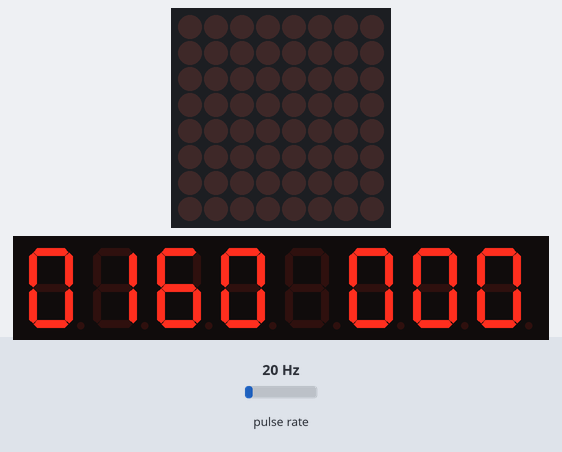
A sketch run on a simulated Arduino Uno, built with avr-gcc and run on an emulated ATmega328P. Parts: 8×8 LED matrix, 8-digit seven-segment display. Wiring (inferred from the names in the program): pulse sensor: data pin 2. Inputs (shaded band) come from the test bench; at power-on: pulse rate 20 Hz.

Above: at 4.2 s.
4.3 s: pulse rate (sensor on pin 2) set to 4 Hz
At 5.6 s:
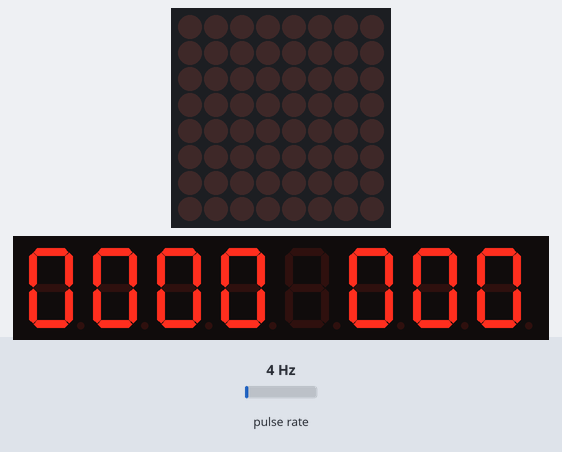
6.0 s: pulse rate (sensor on pin 2) set to 50 Hz
At 7.15 s:
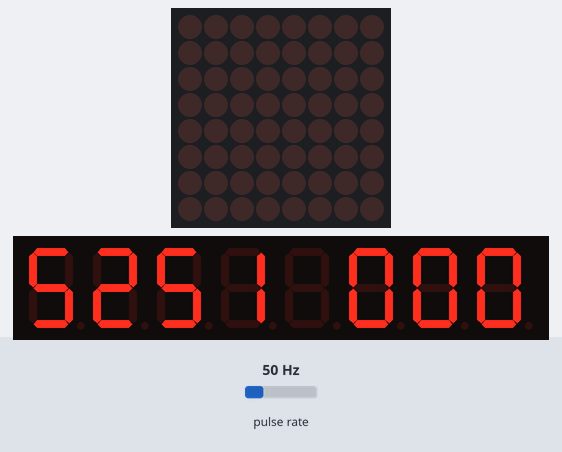
7.5 s: pulse rate (sensor on pin 2) set to 100 Hz
At 7.78 s:
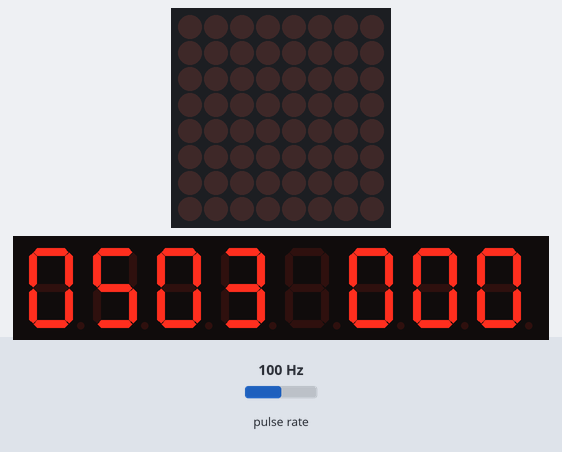
Timing chart, 0 to 10.5 s (numbered marks = the images above; inputs shaded):
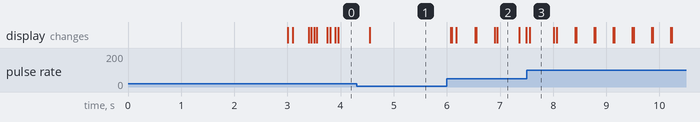

The sketch:

rpm_only.ino
```cpp
#include <LedControl.h>

// inputs: DIN pin, CLK pin, LOAD pin. number of chips
LedControl mydisplay = LedControl(12, 10, 11, 1);

//RPM--------------------------------------------------------------
//Configuration for the Tachometer variables
const int sensorPin = 2;
const int sensorInterrupt = 0;
volatile unsigned long lastPulseTime;
volatile unsigned long interval = 0;
//volatile int timeoutCounter;

int rpm;
int rpmlast = 3000;
//----------------------------------------------------------------

void setup(void) {
  mydisplay.shutdown(0, false);  // turns on display
  mydisplay.setIntensity(0, 8); // 15 = brightest
  printTrueno();  //prints my car's name
  delay(3000);
  initToZero();

  //Config for the Tach
  pinMode(sensorPin, INPUT);
  attachInterrupt(sensorInterrupt, &sensorIsr, RISING);
  lastPulseTime = 0;
  //timeoutCounter = 0;
}

void loop() {
  //RPM--------------------------------------------------------------
  if(rpm >= 0) {  //Remove the error readings of minus values

    //Let's keep this RPM value under control, between 0 and 9999
    rpm = constrain (rpm, 0, 9999);

    //If the engine is not running, print 0
    if ((micros() - lastPulseTime) < 5e6 ) {
      rpm = rpm;
    }
    else {
      rpm = 0;
    }

    if (rpm < 250)
      rpm = 0;

    printNumber(rpm, 1);
  }
  //-----------------------------------------------------------------
}

//Each time the interrupt receives a rising tach signal, it'll run this subroutine
void sensorIsr() {
  unsigned long now = micros();
  interval = now - lastPulseTime;
  if (interval > 5000){
     rpm = 61000000UL/(interval * 2);
     lastPulseTime = now;
  }
}

void printNumber(int v, int flag) {
    int ones;
    int tens;
    int hundreds;
    int thousands;

    if (flag==0){  // display speed
      ones = v%10;
      v = v/10;
      tens = v%10;
      v= v/10;
      hundreds = v;

      //Now print the number digit by digit
      if (hundreds>0)
        mydisplay.setDigit(0,0,(byte)hundreds,false);
      else
        mydisplay.setChar(0,0,' ',false);

      mydisplay.setDigit(0,1,(byte)tens,false);
      mydisplay.setDigit(0,2,(byte)ones,false);
    }
    else if (flag=1) {  // display RPM
      ones = v%10;
      v = v/10;
      tens = v%10;
      v = v/10;
      hundreds = v%10;
      v = v/10;
      thousands = v%10;

      //Now print the number digit by digit
      mydisplay.setDigit(0,4,(byte)thousands,false);
      mydisplay.setDigit(0,5,(byte)hundreds,false);
      mydisplay.setDigit(0,6,(byte)tens,false);
      mydisplay.setDigit(0,7,(byte)ones,false);
    }
}

void printTrueno(){
  mydisplay.setLed(0,0,7,true);

  //Display 't'
  mydisplay.setLed(0,1,4,true);
  mydisplay.setLed(0,1,5,true);
  mydisplay.setLed(0,1,6,true);
  mydisplay.setLed(0,1,7,true);

  //Display 'r'
  mydisplay.setLed(0,2,5,true);
  mydisplay.setLed(0,2,6,true);
  mydisplay.setLed(0,2,7,true);

  //Display 'u'
  mydisplay.setLed(0,3,2,true);
  mydisplay.setLed(0,3,3,true);
  mydisplay.setLed(0,3,4,true);
  mydisplay.setLed(0,3,5,true);
  mydisplay.setLed(0,3,6,true);

  //Display 'e'
  mydisplay.setLed(0,4,1,true);
  mydisplay.setLed(0,4,2,true);
  mydisplay.setLed(0,4,4,true);
  mydisplay.setLed(0,4,5,true);
  mydisplay.setLed(0,4,6,true);
  mydisplay.setLed(0,4,7,true);

  //Display 'n'
  mydisplay.setLed(0,5,1,true);
  mydisplay.setLed(0,5,2,true);
  mydisplay.setLed(0,5,3,true);
  mydisplay.setLed(0,5,5,true);
  mydisplay.setLed(0,5,6,true);

  //Display 'o'
  mydisplay.setLed(0,6,1,true);
  mydisplay.setLed(0,6,2,true);
  mydisplay.setLed(0,6,3,true);
  mydisplay.setLed(0,6,4,true);
  mydisplay.setLed(0,6,5,true);
  mydisplay.setLed(0,6,6,true);

  mydisplay.setLed(0,7,7,true);
}

void initToZero(){
  mydisplay.setDigit(0,0,0,false);
  mydisplay.setDigit(0,1,0,false);
  mydisplay.setDigit(0,2,0,false);
  mydisplay.setChar(0,3,' ',false);
  mydisplay.setDigit(0,4,0,false);
  mydisplay.setDigit(0,5,0,false);
  mydisplay.setDigit(0,6,0,false);
  mydisplay.setDigit(0,7,0,false);
}
```

Measured:
- after the input at 4.3 s, the display: changes after 0.25 s (image 1)
- after the input at 6.0 s, the display: changes after 0.07 s (image 2)
- what the display in image 2 shows lasts 0.4 s, from 7.0 s to 7.4 s
